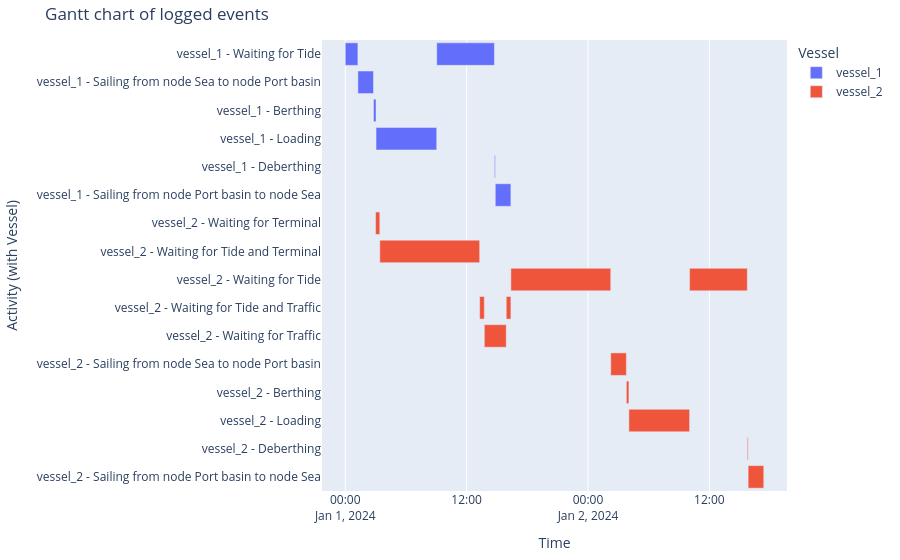

The cell this chart's notebook holds for it:
### Markdown cell above
###### Vessel processes
And the Gantt chart

### Code cell
df_eventtable = logbook2eventtable([vessel_1, vessel_2])
generate_vessel_gantt_chart(df_eventtable)

### Figure 1 — Plotly figure (JSON) as saved in the notebook; plotly's stock layout.template omitted (floating-point values rounded to 4 significant figures)
{"data": [{"base": ["2024-01-01T00:00:00.000000", "2024-01-01T01:15:00.000000", "2024-01-01T02:47:36.000000", "2024-01-01T03:02:36.000000", "2024-01-01T09:02:36.000000", "2024-01-01T14:45:00.000000", "2024-01-01T14:50:00.000000"], "hovertemplate": "object name=vessel_1<br>start time=%{base}<br>stop time=%{x}<br>activity label=%{y}<extra></extra>", "legendgroup": "vessel_1", "marker": {"color": "#636efa", "pattern": {"shape": ""}}, "name": "vessel_1", "orientation": "h", "showlegend": true, "textposition": "auto", "type": "bar", "x": [4500000, 5556000, 900000, 21600000, 20544000, 300000, 5556000], "xaxis": "x", "y": ["vessel_1 - Waiting for Tide", "vessel_1 - Sailing from node Sea to node Port basin", "vessel_1 - Berthing", "vessel_1 - Loading", "vessel_1 - Waiting for Tide", "vessel_1 - Deberthing", "vessel_1 - Sailing from node Port basin to node Sea"], "yaxis": "y"}, {"base": ["2024-01-01T03:00:00.000000", "2024-01-01T03:25:00.000000", "2024-01-01T13:17:24.000000", "2024-01-01T13:17:25.000000", "2024-01-01T13:45:00.000000", "2024-01-01T15:55:00.000000", "2024-01-01T16:22:36.000000", "2024-01-02T02:15:00.000000", "2024-01-02T03:47:36.000000", "2024-01-02T04:02:36.000000", "2024-01-02T10:02:36.000000", "2024-01-02T15:45:00.000000", "2024-01-02T15:50:00.000000"], "hovertemplate": "object name=vessel_2<br>start time=%{base}<br>stop time=%{x}<br>activity label=%{y}<extra></extra>", "legendgroup": "vessel_2", "marker": {"color": "#EF553B", "pattern": {"shape": ""}}, "name": "vessel_2", "orientation": "h", "showlegend": true, "textposition": "auto", "type": "bar", "x": [1500000, 35544000, 1000, 1655000, 7800000, 1656000, 35544000, 5556000, 900000, 21600000, 20544000, 300000, 5556000], "xaxis": "x", "y": ["vessel_2 - Waiting for Terminal", "vessel_2 - Waiting for Tide and Terminal", "vessel_2 - Waiting for Tide", "vessel_2 - Waiting for Tide and Traffic", "vessel_2 - Waiting for Traffic", "vessel_2 - Waiting for Tide and Traffic", "vessel_2 - Waiting for Tide", "vessel_2 - Sailing from node Sea to node Port basin", "vessel_2 - Berthing", "vessel_2 - Loading", "vessel_2 - Waiting for Tide", "vessel_2 - Deberthing", "vessel_2 - Sailing from node Port basin to node Sea"], "yaxis": "y"}], "layout": {"barmode": "overlay", "legend": {"title": {"text": "Vessel"}, "tracegroupgap": 0}, "margin": {"b": 20, "l": 20, "r": 20, "t": 40}, "title": {"text": "Gantt chart of logged events"}, "xaxis": {"anchor": "y", "domain": [0, 1], "title": {"text": "Time"}, "type": "date"}, "yaxis": {"anchor": "x", "autorange": "reversed", "domain": [0, 1], "title": {"text": "Activity (with Vessel)"}}}}
